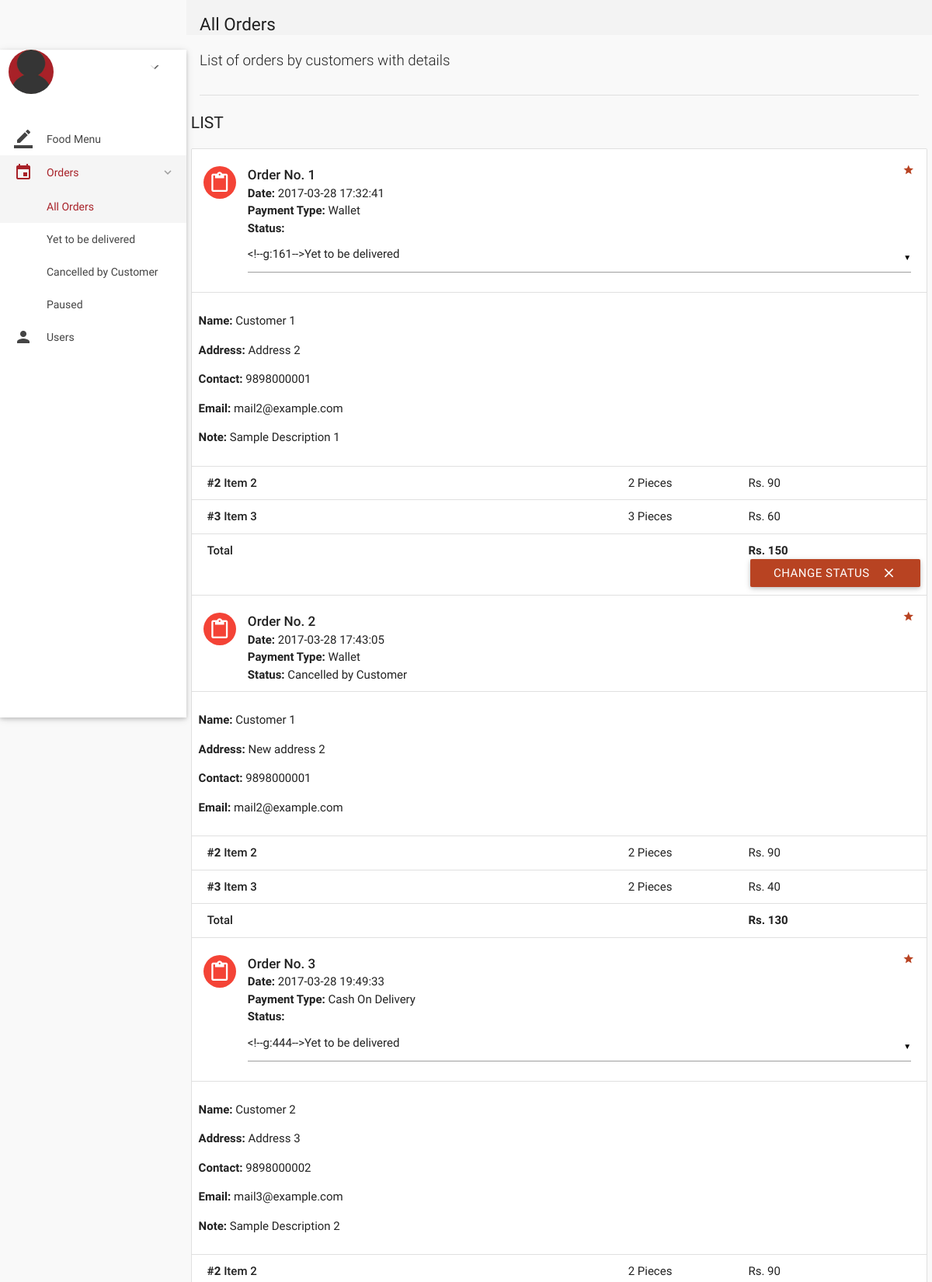
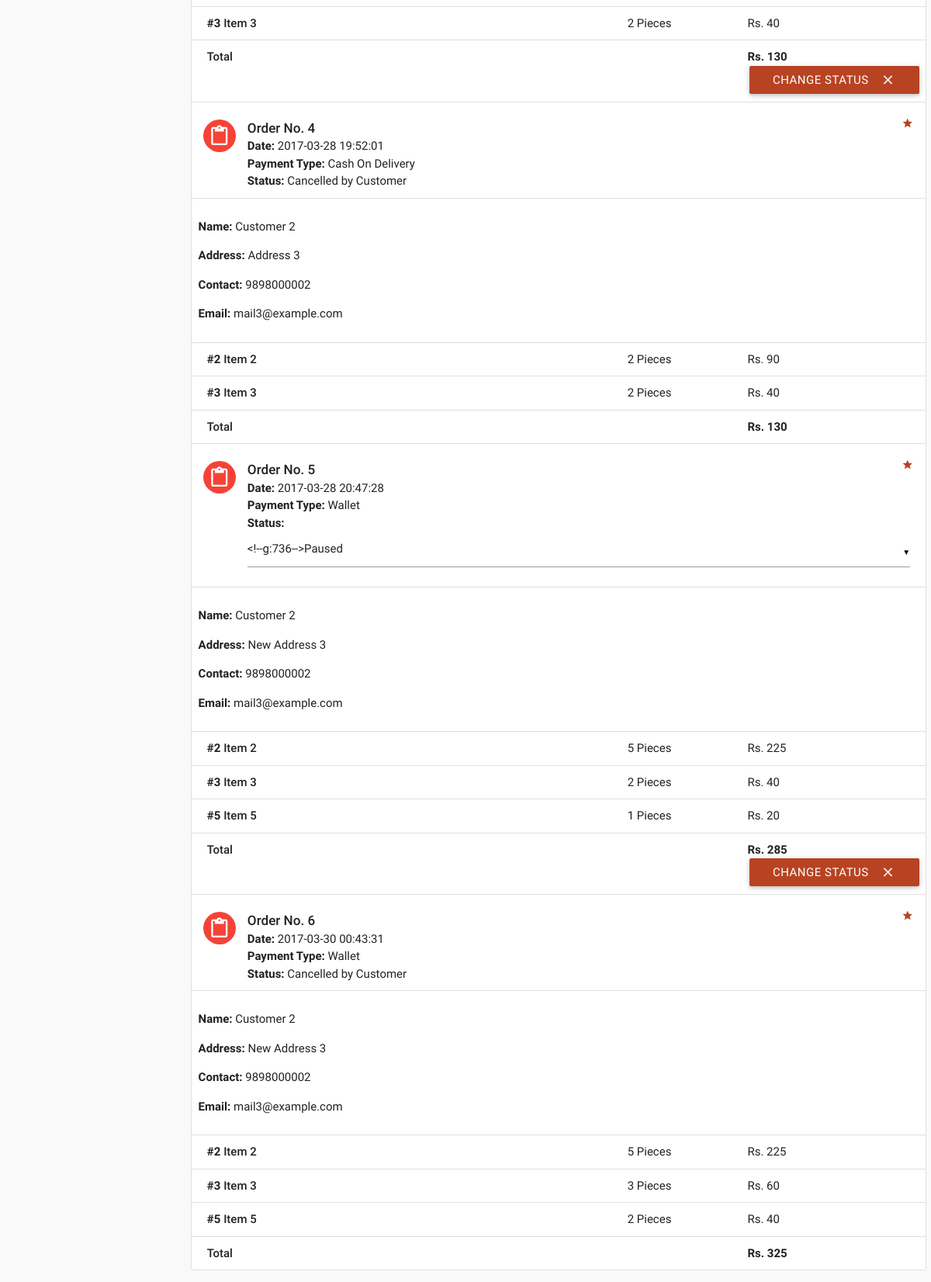
The app's page /all-orders.php (signed in) with its own data (2 pictures, top to bottom).
### tables this page shows
CREATE TABLE `orders` (
  `id` int(11) NOT NULL,
  `customer_id` int(11) NOT NULL,
  `address` varchar(300) NOT NULL,
  `description` varchar(300) NOT NULL,
  `date` datetime NOT NULL DEFAULT CURRENT_TIMESTAMP,
  `payment_type` varchar(16) NOT NULL DEFAULT 'Wallet',
  `total` int(11) NOT NULL,
  `status` varchar(25) NOT NULL DEFAULT 'Yet to be delivered',
  `deleted` tinyint(4) NOT NULL DEFAULT '0'
);

CREATE TABLE `users` (
  `id` int(11) NOT NULL,
  `role` varchar(15) NOT NULL DEFAULT 'Customer',
  `name` varchar(15) NOT NULL,
  `username` varchar(10) NOT NULL,
  `password` varchar(16) NOT NULL,
  `email` varchar(35) NULL,
  `address` varchar(300) NULL,
  `contact` bigint(11) NOT NULL,
  `verified` tinyint(1) NOT NULL DEFAULT '0',
  `deleted` tinyint(4) NOT NULL DEFAULT '0'
);

CREATE TABLE `order_details` (
  `id` int(11) NOT NULL,
  `order_id` int(11) NOT NULL,
  `item_id` int(11) NOT NULL,
  `quantity` int(11) NOT NULL,
  `price` int(11) NOT NULL
);

CREATE TABLE `items` (
  `id` int(11) NOT NULL,
  `name` varchar(20) NOT NULL,
  `price` int(11) NOT NULL,
  `deleted` tinyint(4) NOT NULL DEFAULT '0'
);

### all-orders.php (the view, shortened to what this page needs)
<?php
include 'includes/connect.php';
	if($_SESSION['admin_sid']==session_id())
	{
		?>
<!DOCTYPE html>
<html lang="en">
<head>
  <link href="css/materialize.min.css" type="text/css" rel="stylesheet" media="screen,projection">
  <link href="css/style.min.css" type="text/css" rel="stylesheet" media="screen,projection">
  <link href="css/custom/custom.min.css" type="text/css" rel="stylesheet" media="screen,projection">
  <link href="js/plugins/perfect-scrollbar/perfect-scrollbar.css" type="text/css" rel="stylesheet" media="screen,projection">
</head>
<body>
  <div id="main">
    <div class="wrapper">
      <aside id="left-sidebar-nav">
        <ul id="slide-out" class="side-nav fixed leftside-navigation">
            <li>
            <div class="row">
                <div class="col col s4 m4 l4">
                    <img src="images/avatar.jpg" alt="" class="circle responsive-img valign profile-image">
                </div>
                <div class="col col s8 m8 l8">
                    <a class="btn-flat dropdown-button waves-effect waves-light white-text profile-btn" href="#" data-activates="profile-dropdown"><?php echo $name;?> <i class="mdi-navigation-arrow-drop-down right"></i></a>
                </div>
            </div>
            </li>
            <li class="bold"><a href="index.php" class="waves-effect waves-cyan"><i class="mdi-editor-border-color"></i> Food Menu</a>
            </li>
                <li class="no-padding">
                    <ul class="collapsible collapsible-accordion">
                        <li class="bold"><a class="collapsible-header waves-effect waves-cyan active"><i class="mdi-editor-insert-invitation"></i> Orders</a>
                            <div class="collapsible-body">
                                <ul>
								<li class="<?php
								if(!isset($_GET['status'])){
										echo 'active';
									}?>
									"><a href="all-orders.php">All Orders</a>
                                </li>
								<?php
									$sql = mysqli_query($con, "SELECT DISTINCT status FROM orders;");
									while($row = mysqli_fetch_array($sql)){
                                    echo '<li class='.(isset($_GET['status'])?($status == $_GET['status'] ? 'active' : ''): '').'><a href="all-orders.php?status='.$row['status'].'">'.$row['status'].'</a>
                                    </li>';
									}
									?>
                                </ul>
                            </div>
                        </li>
                    </ul>
            <li class="bold"><a href="users.php" class="waves-effect waves-cyan"><i class="mdi-social-person"></i> Users</a>
            </li>
        </ul>
        </aside>
      <section id="content">
        <div id="breadcrumbs-wrapper">
          <div class="container">
            <div class="row">
              <div class="col s12 m12 l12">
                <h5 class="breadcrumbs-title">All Orders</h5>
              </div>
            </div>
          </div>
        </div>
        <div class="container">
          <p class="caption">List of orders by customers with details</p>
          <div class="divider"></div>
<div id="work-collections" class="seaction">
					<?php
					if(isset($_GET['status'])){
						$status = $_GET['status'];
					}
					else{
						$status = '%';
					}
					$sql = mysqli_query($con, "SELECT * FROM orders WHERE status LIKE '$status';");
					echo '<div class="row">
                <div>
                    <h4 class="header">List</h4>
                    <ul id="issues-collection" class="collection">';
					while($row = mysqli_fetch_array($sql))
					{
						$status = $row['status'];
						$deleted = $row['deleted'];
						echo '<li class="collection-item avatar">
                              <i class="mdi-content-content-paste red circle"></i>
                              <span class="collection-header">Order No. '.$row['id'].'</span>
                              <p><strong>Date:</strong> '.$row['date'].'</p>
                              <p><strong>Payment Type:</strong> '.$row['payment_type'].'</p>
							  <p><strong>Status:</strong> '.($deleted ? $status : '
							  <form method="post" action="routers/edit-orders.php">
							    <input type="hidden" value="'.$row['id'].'" name="id">
								<select name="status">
								<option value="Yet to be delivered" '.($status=='Yet to be delivered' ? 'selected' : '').'>Yet to be delivered</option>
								<option value="Delivered" '.($status=='Delivered' ? 'selected' : '').'>Delivered</option>
								<option value="Cancelled by Admin" '.($status=='Cancelled by Admin' ? 'selected' : '').'>Cancelled by Admin</option>
								<option value="Paused" '.($status=='Paused' ? 'selected' : '').'>Paused</option>
								</select>
							  ').'</p>
                              <a href="#" class="secondary-content"><i class="mdi-action-grade"></i></a>
                              </li>';
						$order_id = $row['id'];
						$customer_id = $row['customer_id'];
						$sql1 = mysqli_query($con, "SELECT * FROM order_details WHERE order_id = $order_id;");
						$sql3 = mysqli_query($con, "SELECT * FROM users WHERE id = $customer_id;");
							while($row3 = mysqli_fetch_array($sql3))
							{
							echo '<li class="collection-item">
                            <div class="row">
							<p><strong>Name: </strong>'.$row3['name'].'</p>
							<p><strong>Address: </strong>'.$row['address'].'</p>
							'.($row3['contact'] == '' ? '' : '<p><strong>Contact: </strong>'.$row3['contact'].'</p>').'
							'.($row3['email'] == '' ? '' : '<p><strong>Email: </strong>'.$row3['email'].'</p>').'
							'.(!empty($row['description']) ? '<p><strong>Note: </strong>'.$row['description'].'</p>' : '').'
                            </li>';
							}
						while($row1 = mysqli_fetch_array($sql1))
						{
							$item_id = $row1['item_id'];
							$sql2 = mysqli_query($con, "SELECT * FROM items WHERE id = $item_id;");
							while($row2 = mysqli_fetch_array($sql2))
								$item_name = $row2['name'];
							echo '<li class="collection-item">
                            <div class="row">
                            <div class="col s7">
                            <p class="collections-title"><strong>#'.$row1['item_id'].'</strong> '.$item_name.'</p>
                            </div>
                            <div class="col s2">
                            <span>'.$row1['quantity'].' Pieces</span>
                            </div>
                            <div class="col s3">
                            <span>Rs. '.$row1['price'].'</span>
                            </div>
                            </div>
                            </li>';
						}
								echo'<li class="collection-item">
                                        <div class="row">
                                            <div class="col s7">
                                                <p class="collections-title"> Total</p>
                                            </div>
                                            <div class="col s2">
											<span> </span>
                                            </div>
                                            <div class="col s3">
                                                <span><strong>Rs. '.$row['total'].'</strong></span>
                                            </div>';
								if(!$deleted){
								echo '<button class="btn waves-effect waves-light right submit" type="submit" name="action">Change Status
                                              <i class="mdi-content-clear right"></i>
										</button>
										</form>';
								}
								echo'</div></li>';
					}
					?>
					</ul>
                </div>
              </div>
            </div>
        </div>
      </section>
    </div>
  </div>
</body>
</html>
<?php
	}
?>

### records on screen
orders: id "1", date "2017-03-28 17:32:41", payment_type "Wallet", address "Address 2", description "Sample Description 1", total "150", deleted "CHANGE STATUS"
users: name "Customer 1", contact "9898000001", email "mail2@example.com"
order_details: item "2", item.name "Item 2", quantity "2", price "90"
order_details: item "3", item.name "Item 3", quantity "3", price "60"
orders: id "2", date "2017-03-28 17:43:05", payment_type "Wallet", status "Cancelled by Customer", address "New address 2", total "130"
order_details: item "2", item.name "Item 2", quantity "2", price "90"
order_details: item "3", item.name "Item 3", quantity "2", price "40"
orders: id "3", date "2017-03-28 19:49:33", payment_type "Cash On Delivery", address "Address 3", description "Sample Description 2", total "130", deleted "CHANGE STATUS"
users: name "Customer 2", contact "9898000002", email "mail3@example.com"
order_details: item "2", item.name "Item 2", quantity "2", price "90"
order_details: item "3", item.name "Item 3", quantity "2", price "40"
orders: id "4", date "2017-03-28 19:52:01", payment_type "Cash On Delivery", status "Cancelled by Customer", address "Address 3", total "130"
order_details: item "2", item.name "Item 2", quantity "2", price "90"
order_details: item "3", item.name "Item 3", quantity "2", price "40"
orders: id "5", date "2017-03-28 20:47:28", payment_type "Wallet", address "New Address 3", total "285", deleted "CHANGE STATUS"
order_details: item "2", item.name "Item 2", quantity "5", price "225"
order_details: item "3", item.name "Item 3", quantity "2", price "40"
order_details: item "5", item.name "Item 5", quantity "1", price "20"
orders: id "6", date "2017-03-30 00:43:31", payment_type "Wallet", status "Cancelled by Customer", address "New Address 3", total "325"
order_details: item "2", item.name "Item 2", quantity "5", price "225"
order_details: item "3", item.name "Item 3", quantity "3", price "60"
order_details: item "5", item.name "Item 5", quantity "2", price "40"

### other values on screen
$row['status'] "Yet to be delivered"
$row['status'] "Cancelled by Customer"
$row['status'] "Paused"
